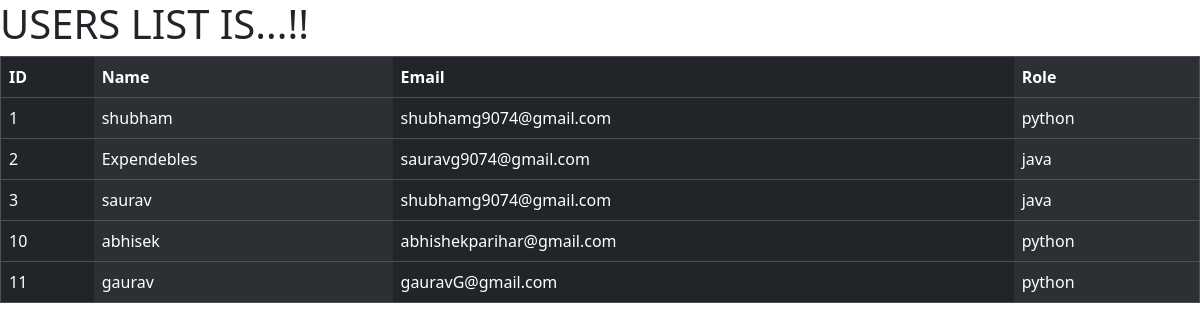
The app's page /users/, older data.
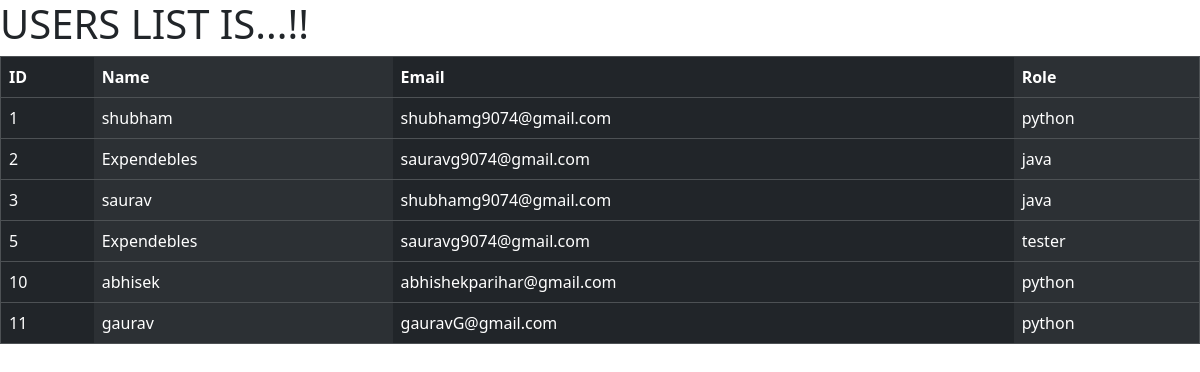
The same page, newer data.
### webapp/models.py (models this page shows)
class users(models.Model):
    user_id=models.IntegerField(primary_key=True)
    name=models.CharField(max_length=50)
    email=models.CharField(max_length=50)
    role=models.CharField(max_length=50)

### webapp/views.py (the view)
# urls.py: path('users/',views.thanks),
def thanks(request):
    data=users.objects.all()
    mydict={'elist':data}
    return render(request,'myapp/thanks.html',mydict)

### template/myapp/thanks.html (shortened to what this page needs)
<!doctype html>
<html lang="en">
  <head>
    <link href="https://cdn.jsdelivr.net/npm/bootstrap@5.3.3/dist/css/bootstrap.min.css" rel="stylesheet">
  </head>
  <body>
<h1>USERS  LIST IS...!!</h1>
{% if elist %}
<table border="1px" class="table table-dark table-striped-columns">
 <thead>
 <th>ID</th>
 <th>Name</th>
 <th>Email</th>
 <th>Role</th>
 </thead>
 {% for emp in elist %}
 <tr>
 <td>{{emp.user_id}}</td>
 <td>{{emp.name}}</td>
 <td>{{emp.email}}</td>
 <td>{{emp.role}}</td>
 </tr>
 {% endfor %}
</table>
{% else %}
<h2>Sorry No Records Found..!!</h2>
{% endif %}
</body>
</html>

Row changes from the older to the newer data that the page shows:
added users: user_id "5", name "Expendebles", email "sauravg9074@gmail.com", role "tester"
